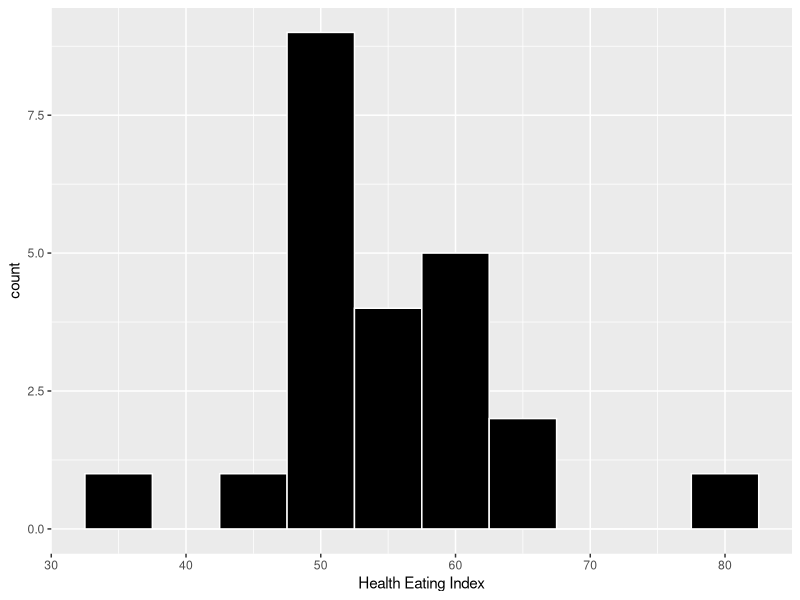
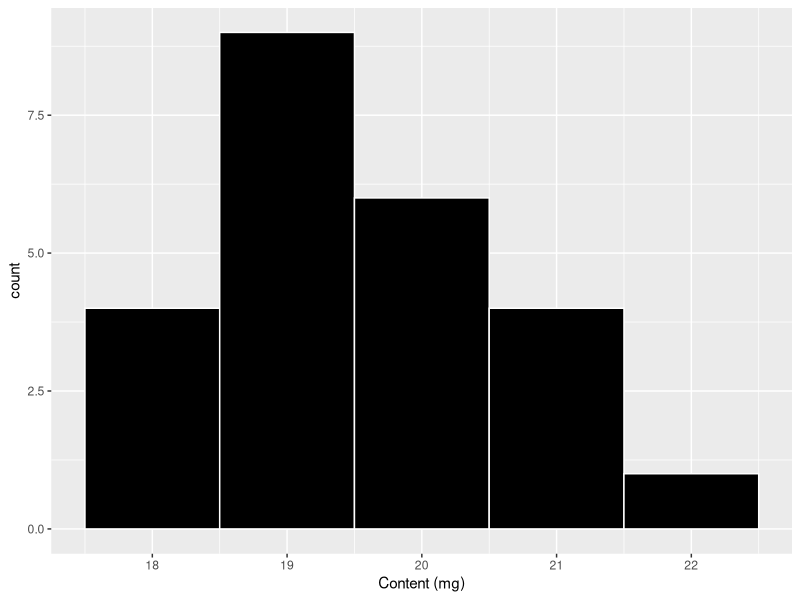
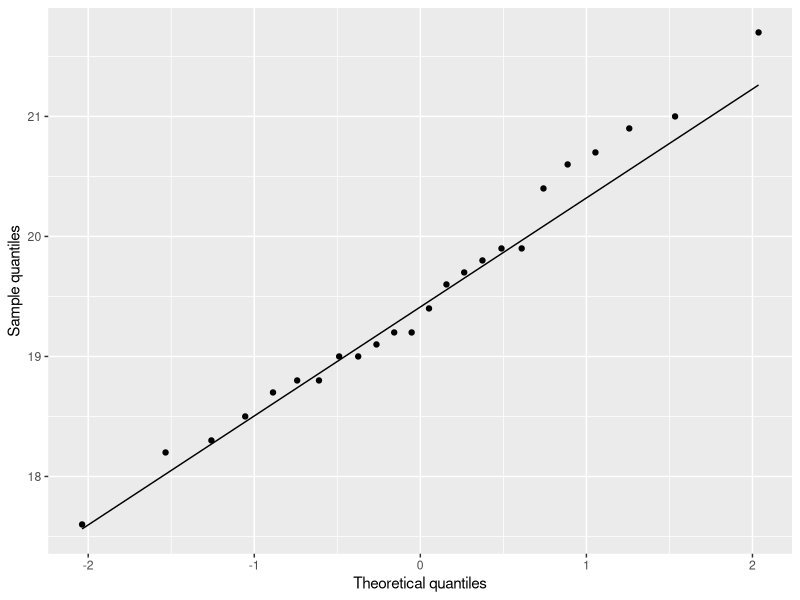

Here is the R script that generated these plots, in order:
## ---- chunk 1
#Retain (and do not edit) this code chunk!!!
library(knitr)
knitr::opts_chunk$set(echo = FALSE)
knitr::opts_chunk$set(message = FALSE)

library(tidyverse)
library(here)

## ---- chunk 2
#Q1
diet <- read_csv(here('./HW3/Diet.csv'))
#str(diet)
#diet

## ---- chunk 3
#Q2
ggplot(diet, aes(x=HEI)) +
  geom_histogram(color='white', fill='black', binwidth=5) +
  xlab('Health Eating Index')

## ---- chunk 4
#Q3
diet_summary <- diet %>%
  summarize(Mean = round(mean(HEI), 2),
            Standard_Deviation = round(sd(HEI),2))

kable(diet_summary)

## ---- chunk 5
#Q4
t.test(diet$HEI)
## ---- chunk 6
#Q8
t.test(diet$HEI, mu=60)$p.value

## ---- chunk 7
#Q12
n <- 10
sampmean <- 4.62
sd <- 0.58
h0 <- 5

rr <- qt(0.975, df=n-1)

ts <- (sampmean - h0) / (sd/sqrt(n))

## ---- chunk 8
#Q13

rr <- qt(0.05, df=n-1)

#ts is the same as Q12
#ts <- (sampmean - h0) / (sd/sqrt(n))


## ---- chunk 9
#Q14
n <- 40

rr <- qt(0.975, df=n-1)

ts <- (sampmean - h0) / (sd/sqrt(n))

## ---- chunk 10
#Q16
pills <- read_csv(here('./HW3/Pills.csv'))
#str(pills)

ggplot(pills, aes(x=content)) +
  geom_histogram(color='white', fill='black', binwidth=1) +
  xlab('Content (mg)')

ggplot(pills, aes(sample = content)) + 
  stat_qq() + stat_qq_line() +
  xlab('Theoretical quantiles') +
  ylab('Sample quantiles')

## ---- chunk 11
#Q17
t.test(pills$content)
## ---- chunk 12
#Q18
t.test(pills$content, mu=20)

ts <- round(t.test(pills$content, mu=20)$statistic, 2)
p <-round(t.test(pills$content, mu=20)$p.value, 2)

## ---- chunk 13
#Q19
t.test(pills$content, mu=20, alternative = 'less')

ts <- round(t.test(pills$content, mu=20, alternative = 'less')$statistic, 2)
p <-round(t.test(pills$content, mu=20, alternative = 'less')$p.value, 2)


## ---- chunk 14
#Q20
sd_estimate <- (0.9 - 0.36) / 6

## ---- chunk 15
#Q21
#power.t.test(sd = sd_estimate, power = 0.95, type = 'one.sample',
#             alternative = 'one.sided')


n <- ((2*sd_estimate) / 0.03)^2

n <- seq(from=30, to=40, by = 1)
alpha <- 0.05
ME <- qt(1-(alpha/2), df=n-1)*sd_estimate/sqrt(n)
data.frame(n, ME)


## ---- chunk 16
#Q22
alpha <- 0.05
n <- 85
sd <- 1.5
delta <- 0.3

power.t.test(n, delta, sd, alpha, type = 'one.sample', alternative = 'one.sided')

## ---- chunk 17
#Q27
power.t.test(delta = delta, sd = sd, power = 0.8, type = 'one.sample',
             alternative = 'one.sided')


